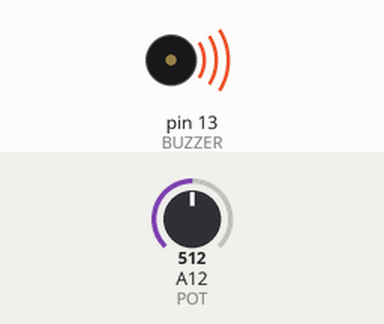
Recording of a sketch running on a simulated Arduino Mega 2560, built with avr-gcc and run on an emulated ATmega2560. Shown: buzzer (waves = sounding). The inputs (shaded band) are chosen by the test bench; at power-on: A12 (POT) = 512.

Above: at 1.2 s.
1.3 s: A12 (POT) set to 0
At 1.9 s:
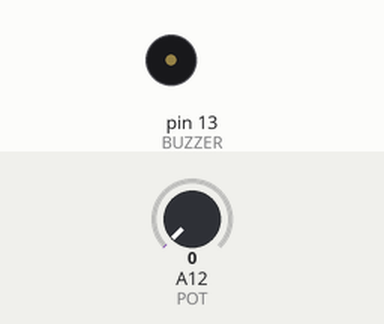
2.8 s: A12 (POT) set to 122
At 3.1 s:
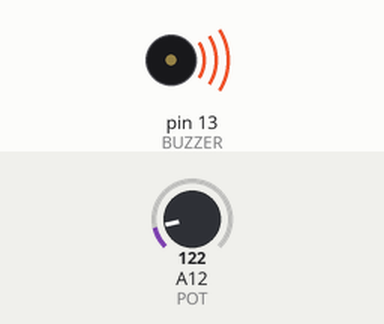
Timing chart, 0 to 5.8 s (numbered marks = the images above; inputs shaded):
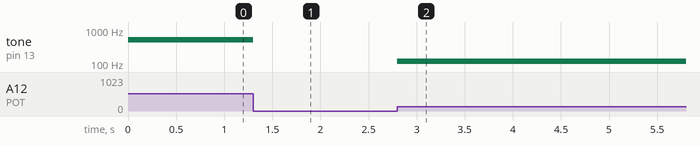

Measured:
- after the input at 1.3 s, tone on pin 13 (BUZZER): 512 Hz → silent at once
- after the input at 2.8 s, tone on pin 13 (BUZZER): silent → 122 Hz at once

The sketch:

ex_04_buz.ino
```cpp
#define POT A12
#define BUZZER 13

void setup() {
  // put your setup code here, to run once:
  pinMode(BUZZER, OUTPUT);
}

void loop() {
  // put your main code here, to run repeatedly:
  uint16_t frequency = analogRead(POT);
  tone(BUZZER, frequency);
}
```
